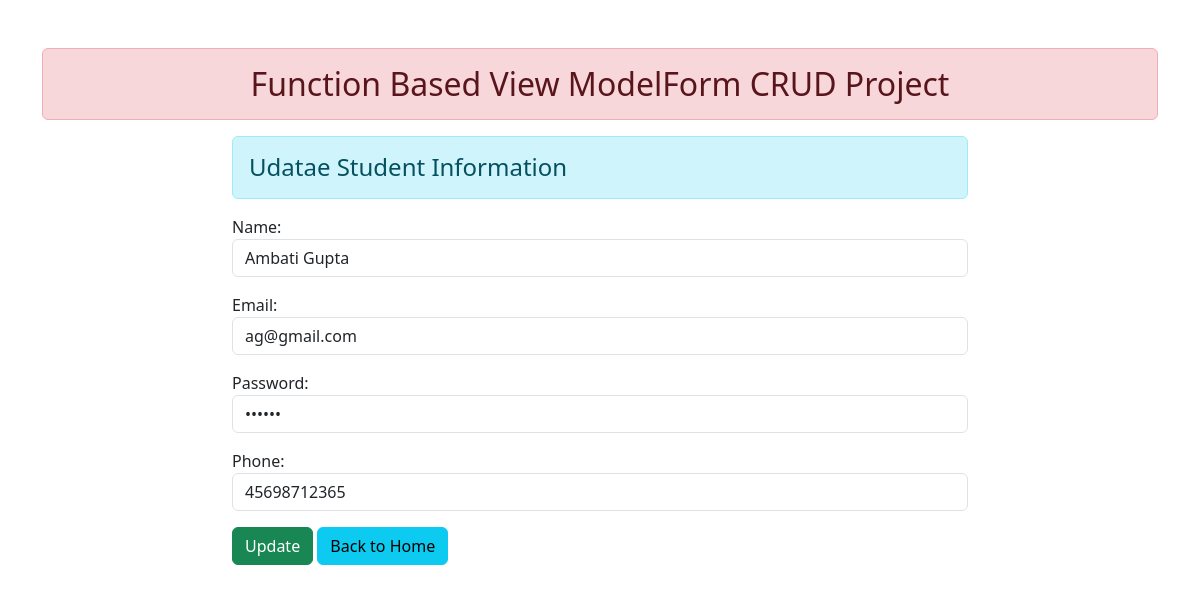
The page /update/4/ on the database its author committed.
### enroll/models.py (models this page shows)
class Student(models.Model):
    name = models.CharField(max_length=100)
    email = models.EmailField(max_length=100)
    password = models.CharField(max_length=100)
    phone = models.IntegerField()

### enroll/views.py (the view)
# urls.py: path('update/<int:id>/', views.update_data, name="Update_data"),
def update_data(request, id):
    if request.method == 'POST':
        ud = Student.objects.get(pk=id)
        obj1 = StudentRegistration(request.POST, instance=ud)
        if obj1.is_valid():
            obj1.save()
    else:
        ud = Student.objects.get(pk=id)
        obj1 = StudentRegistration(instance=ud)
    return render(request, 'enroll/updatestudent.html', {'form': obj1})

### enroll/forms.py
class StudentRegistration(forms.ModelForm):
    class Meta:
        model = Student
        fields = '__all__'
        widgets = {
            'name': forms.TextInput(attrs={'class':'form-control'}),
            'email': forms.EmailInput(attrs={'class':'form-control'}),
            'password': forms.PasswordInput(render_value=True, attrs={'class':'form-control'}),
            'phone': forms.NumberInput(attrs={'class':'form-control'}),
        }

### enroll/templates/enroll/updatestudent.html (shortened to what this page needs)
{% extends 'enroll/base.html' %}
{% block content %}
<div class="row">
    <div class="col-sm-8 offset-2">
        <h4 class="alert alert-info">Udatae Student Information</h4>
        <form action="" method="post">
            {{form.as_p}}
            <input type="submit" class="btn btn-success" value="Update">
            <a href="{% url 'Addandshow' %}" class="btn btn-info">Back to Home</a>
        </form>
    </div>
</div>
{% endblock content %}

### rows shown on the page
Student: name "Ambati Gupta", email "ag@gmail.com", phone "45698712365"
